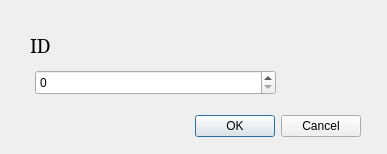
<?xml version="1.0" encoding="UTF-8"?>
<ui version="4.0">
 <class>CustomerSearchDialog</class>
 <widget class="QDialog" name="CustomerSearchDialog">
  <property name="geometry">
   <rect>
    <x>0</x>
    <y>0</y>
    <width>387</width>
    <height>154</height>
   </rect>
  </property>
  <property name="windowTitle">
   <string>Dialog</string>
  </property>
  <widget class="QDialogButtonBox" name="buttonBox">
   <property name="geometry">
    <rect>
     <x>20</x>
     <y>110</y>
     <width>341</width>
     <height>32</height>
    </rect>
   </property>
   <property name="orientation">
    <enum>Qt::Horizontal</enum>
   </property>
   <property name="standardButtons">
    <set>QDialogButtonBox::Cancel|QDialogButtonBox::Ok</set>
   </property>
  </widget>
  <widget class="QLabel" name="label">
   <property name="geometry">
    <rect>
     <x>30</x>
     <y>30</y>
     <width>31</width>
     <height>31</height>
    </rect>
   </property>
   <property name="font">
    <font>
     <family>MS Serif</family>
     <pointsize>14</pointsize>
    </font>
   </property>
   <property name="text">
    <string>ID</string>
   </property>
  </widget>
  <widget class="QSpinBox" name="customerIdSpinBox">
   <property name="geometry">
    <rect>
     <x>35</x>
     <y>70</y>
     <width>241</width>
     <height>25</height>
    </rect>
   </property>
  </widget>
 </widget>
 <resources/>
 <connections>
  <connection>
   <sender>buttonBox</sender>
   <signal>accepted()</signal>
   <receiver>CustomerSearchDialog</receiver>
   <slot>accept()</slot>
   <hints>
    <hint type="sourcelabel">
     <x>248</x>
     <y>254</y>
    </hint>
    <hint type="destinationlabel">
     <x>157</x>
     <y>274</y>
    </hint>
   </hints>
  </connection>
  <connection>
   <sender>buttonBox</sender>
   <signal>rejected()</signal>
   <receiver>CustomerSearchDialog</receiver>
   <slot>reject()</slot>
   <hints>
    <hint type="sourcelabel">
     <x>316</x>
     <y>260</y>
    </hint>
    <hint type="destinationlabel">
     <x>286</x>
     <y>274</y>
    </hint>
   </hints>
  </connection>
 </connections>
</ui>
